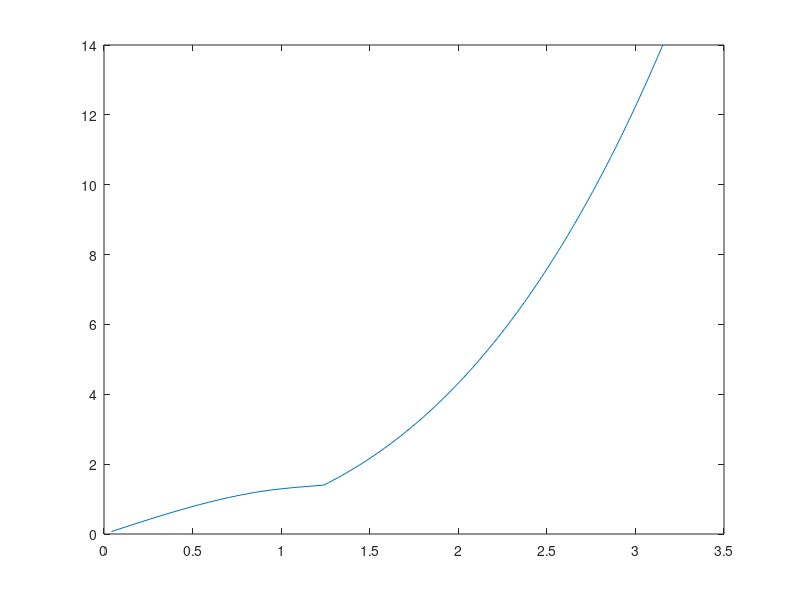

Reproduce this figure in MATLAB.
function [sol]=Rayleigh_Approx()
%% Rayleigh approximation for the dispersion relation for propagation of waves down and infinite bar of known cross-section
%% Input variables
cb=5000;
cs=3000;
nu=0.3;
sigma=3.8317;
a=3.5e-3;
%% Frequancy domain
w=zeros(200,1);
%% Solve the cubic 
sol=zeros(200,3);
for i=1:200
    w(i)=2*pi*i*3e4;
    sol(i,:)=roots([-(nu^2*sigma^2/4)*(cb/cs) 0 (cb/cs) -w(i)*a/(sigma*cs)]);
end
% figure;
% plot(sigma*abs(sol(:,1))/pi,a*w(:)/(pi*cs));
% hold on;
% plot(sigma*abs(sol(:,2))/pi,a*w(:)/(pi*cs));
% hold on;
plot(sigma*abs(sol(:,3))/pi,a*w(:)/(pi*cs));
